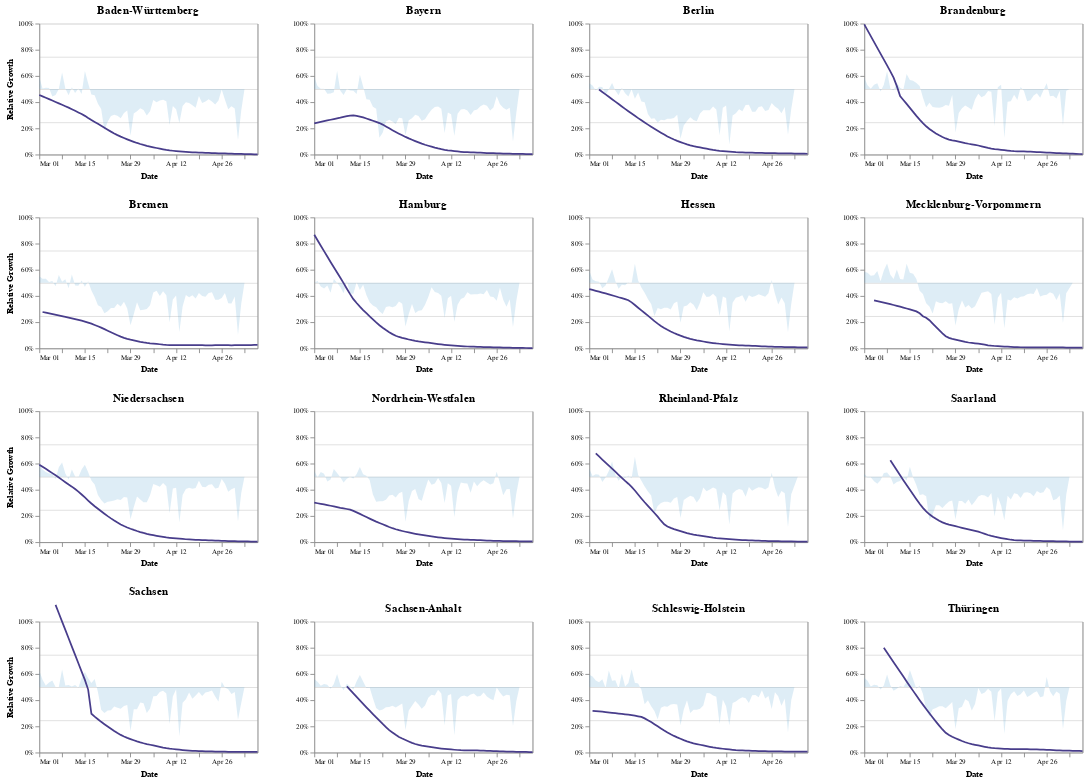

Notebook code for this chart:
### Code cell
plotting.combine_summary_plots(
    df=plot_df,
    x_var="Meldedatum",
    x_title="Date",
    y_var="relative_growth",
    y_title="Relative Growth",
    y_format="%",
    max_activity=max_activity,
    width=250,
    height=150,
)
